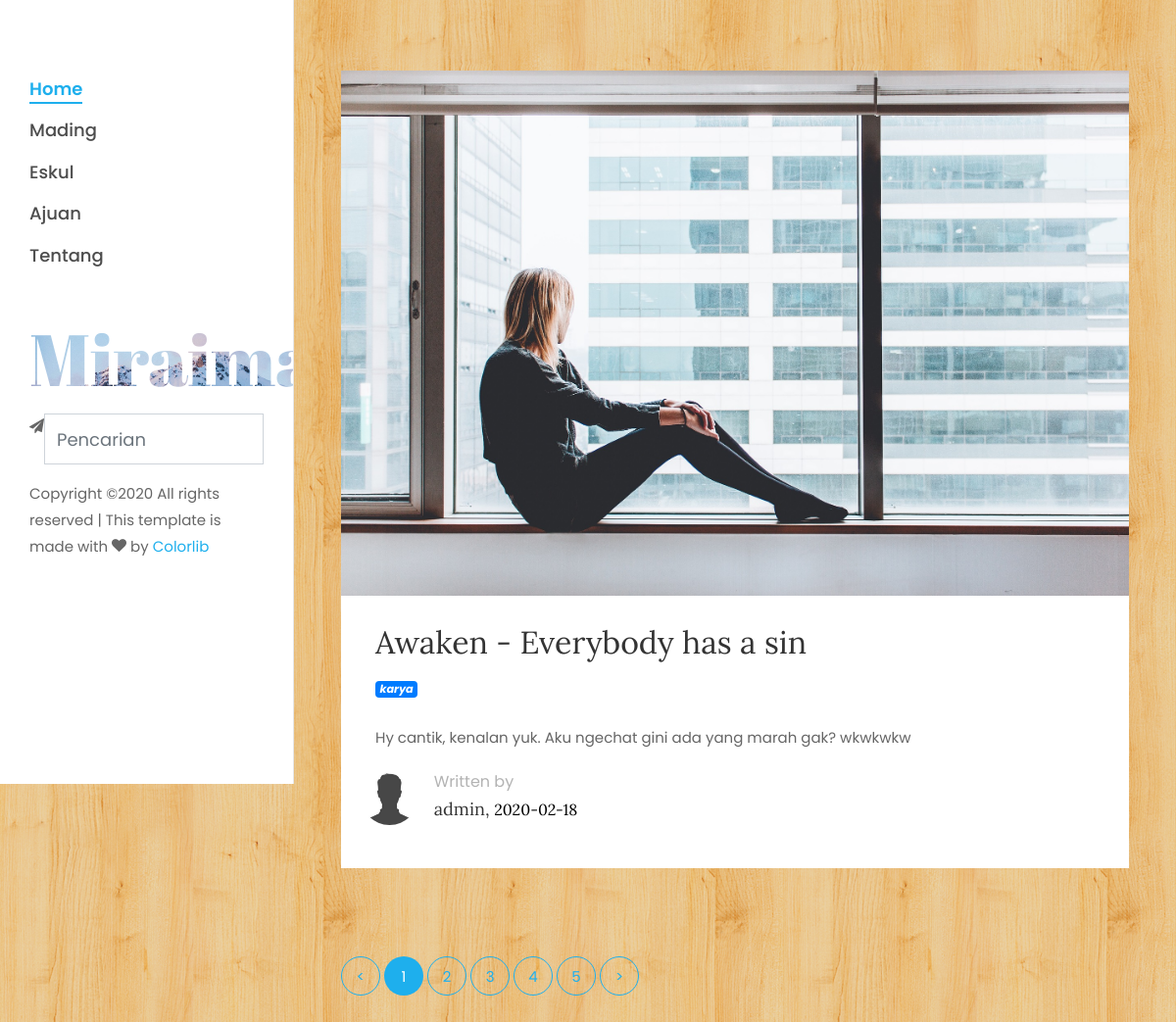
The app's page /home/read/25 with its own data.
### tables this page shows
CREATE TABLE `posting` (
  `idPosting` int(11) NOT NULL,
  `deskripsi` varchar(512) NOT NULL,
  `tanggal` varchar(128) NOT NULL,
  `thumbnail` varchar(128) NOT NULL,
  `idKategori` int(11) NOT NULL,
  `idUser` int(11) NOT NULL,
  `judul` varchar(126) NOT NULL
);

CREATE TABLE `kategori_posting` (
  `idKategori` int(11) NOT NULL,
  `kategori` varchar(128) NOT NULL
);

CREATE TABLE `user` (
  `idUser` int(11) NOT NULL,
  `username` varchar(128) NOT NULL,
  `password` varchar(256) NOT NULL,
  `profil` varchar(128) NOT NULL
);

### application/libraries/Layout.php (called while the page is built, shortened)
<?php
class Layout {
	var $CI = NULL;
	public function __construct() {
		$this->CI =& get_instance();
	}
	public function Tampilan($tampil,$data = null)
	{
		$this->CI->load->view('global/template/header',$data);
		$this->CI->load->view('global/'.$tampil,$data);
		$this->CI->load->view('global/template/footer');
	}
}

### application/controllers/Home.php (called while the page is built, shortened)
<?php
class Home extends CI_Controller {
	public function read($col)
	{
		$data['row'] = $this->posting_model->detail($col);
		$this->layout->tampilan('read',$data);
	}
}

### index.php (called while the page is built, shortened)
<?php
require_once BASEPATH.'core/CodeIgniter.php';

### application/models/Posting_model.php (called while the page is built, shortened)
<?php
class Posting_model extends CI_Model {
	public function detail($idPosting){
		$this->db->select('posting.*,user.*,kategori_posting.*');
		$this->db->from('posting');
		$this->db->join('user','user.idUser = posting.idUser');
		$this->db->join('kategori_posting','kategori_posting.idKategori = posting.idKategori');
		$this->db->where('idPosting',$idPosting);
		$query = $this->db->get();
		return $query->row();
	}
}

### application/views/global/read.php (the view, shortened to what this page needs)
	<div id="colorlib-main">
		<section class="ftco-section ftco-no-pt ftco-no-pb">
    	<div class="container">
    		<div class="row d-flex">
    			<div class="col-xl-12 py-5 px-md-5">
    				<div class="row pt-md-4">
                       <div class="col-md-12">
                           <div class="blog-entry-2 ftco-animate">
                               <img src="<?=  base_url() ?>upload/thumb/<?=  $row->thumbnail ?> " class="col-md-12" style="margin-bottom: 20px; max-height: 70vh; padding: 0; margin-bottom: 0;">
                               <div class="text pt-4 " style="background-color: white; padding: 20px;">
                               	<div class="col-md-12">
		                          <h3 class=""><?=  $row->judul ?></h3>
		                          <small class="badge badge-primary font-italic" style=""><?=  $row->kategori ?></small>
			                       <p class="mb-4"><?=  $row->deskripsi ?></p>
                               	</div>
                         <div class="author mb-4 d-flex align-items-center">
                               <a href="#" class="img" style="background-image: url(<?=  base_url() ?>upload/admin/<?=  $row->profil ?>);"></a>
                               <div class="ml-3 info">
                                   <span>Written by</span>
                                   <h3><?=  $row->username ?>, <span><?=  $row->tanggal ?></span></h3>
                               </div>
                           </div>
                       </div>
                           </div>
                       </div>
                   </div>
		    		<div class="row">
		          <div class="col">
		            <div class="block-27">
		              <ul>
		                <li><a href="#">&lt;</a></li>
		                <li class="active"><span>1</span></li>
		                <li><a href="#">2</a></li>
		                <li><a href="#">3</a></li>
		                <li><a href="#">4</a></li>
		                <li><a href="#">5</a></li>
		                <li><a href="#">&gt;</a></li>
		              </ul>
		            </div>
		          </div>
		        </div>
		    	</div>
    		</div>
    	</div>
    </section>
	</div>
</div>

### application/views/global/template/header.php (shortened to what this page needs)
<!DOCTYPE html>
<html lang="en">
  <head>
    <link rel="stylesheet" href="<?=  base_url('assets/mading') ?>/css/open-iconic-bootstrap.min.css">
    <link rel="stylesheet" href="<?=  base_url('assets/mading') ?>/css/animate.css">
    <link rel="stylesheet" href="<?=  base_url('assets/mading') ?>/css/owl.carousel.min.css">
    <link rel="stylesheet" href="<?=  base_url('assets/mading') ?>/css/owl.theme.default.min.css">
    <link rel="stylesheet" href="<?=  base_url('assets/mading') ?>/css/magnific-popup.css">
    <link rel="stylesheet" href="<?=  base_url('assets/mading') ?>/css/aos.css">
    <link rel="stylesheet" href="<?=  base_url('assets/mading') ?>/css/ionicons.min.css">
    <link rel="stylesheet" href="<?=  base_url('assets/mading') ?>/css/bootstrap-datepicker.css">
    <link rel="stylesheet" href="<?=  base_url('assets/mading') ?>/css/jquery.timepicker.css">
    <link rel="stylesheet" href="<?=  base_url('assets/mading') ?>/css/flaticon.css">
    <link rel="stylesheet" href="<?=  base_url('assets/mading') ?>/css/icomoon.css">
    <link rel="stylesheet" href="<?=  base_url('assets/mading') ?>/css/style.css">
  </head>
  <body style="background-image: url(<?=  base_url('assets/mading') ?>/images/purty_wood.png);">
	<div id="colorlib-page">
		<aside id="colorlib-aside" role="complementary" class="js-fullheight">
			<nav id="colorlib-main-menu" role="navigation">
				<ul>
					<li <?php if ($this->uri->segment(1) == 'home') {echo "class='colorlib-active'";} ?>><a href="<?=  base_url('home') ?>">Home</a></li>
					<li <?php if ($this->uri->segment(1) == 'mading') {echo "class='colorlib-active'";} ?>><a href="<?=  base_url('mading') ?>">Mading</a></li>
					<li <?php if ($this->uri->segment(1) == 'eskul') {echo "class='colorlib-active'";} ?>><a href="<?=  base_url('eskul') ?>">Eskul</a></li>
					<li <?php if ($this->uri->segment(1) == 'ajuan') {echo "class='colorlib-active'";} ?>><a href="<?=  base_url('ajuan') ?>">Ajuan</a></li>
					<li <?php if ($this->uri->segment(1) == 'tentang') {echo "class='colorlib-active'";} ?>><a href="">Tentang</a></li>
				</ul>
			</nav>
			<div class="footer" style="position: relative; top: 50px;">
				<h1 id="colorlib-logo" class="mb-4"><a href="<?=  base_url() ?>" style="background-image: url(<?=  base_url('assets/mading') ?>/images/bg_1.jpg);">Miraima</a></h1>
            <div class="form-group d-flex">
            	<div class="icon"><span class="icon-paper-plane"></span></div>
                <form method="get" action="<?=  base_url('search') ?>">
                    <input type="text" class="form-control" name="keyword" autocomplete="off" placeholder="Pencarian">
                </form>
            </div>
				<p class="pfooter">
	  Copyright &copy;<script>document.write(new Date().getFullYear());</script> All rights reserved | This template is made with <i class="icon-heart" aria-hidden="true"></i> by <a href="https://colorlib.com" target="_blank">Colorlib</a>
	  </p>
			</div>
		</aside>

### application/views/global/template/footer.php (shortened to what this page needs)
  </body>
</html>

### assets/mading/css/icomoon.css (style rules this page uses)
[class^="icon-"], [class*=" icon-"] { font-family: 'icomoon' !important; speak: none; font-style: normal; font-weight: normal; font-variant: normal; text-transform: none; line-height: 1; -webkit-font-smoothing: antialiased; -moz-osx-font-smoothing: grayscale; }
.icon-heart:before { content: "\f004"; }
.icon-paper-plane:before { content: "\f1d8"; }

### records on screen
posting: thumbnail (picture), judul "Awaken - Everybody has a sin", idKategori.kategori "karya", deskripsi "Hy cantik, kenalan yuk. Aku ngechat gini ada yang marah gak? wkwkwkw", idUser.profil (placeholder picture), idUser.username "admin", tanggal "2020-02-18"
